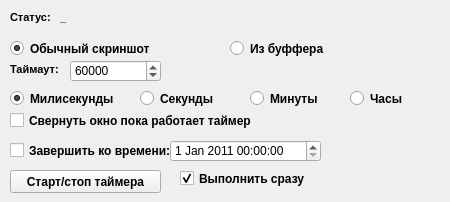
    <widget class="QWidget" name="tab_4">
     <attribute name="title">
      <string>Таймер</string>
     </attribute>
     <widget class="QRadioButton" name="radioButton">
      <property name="geometry">
       <rect>
        <x>10</x>
        <y>40</y>
        <width>151</width>
        <height>17</height>
       </rect>
      </property>
      <property name="font">
       <font>
        <weight>75</weight>
        <bold>true</bold>
       </font>
      </property>
      <property name="text">
       <string>Обычный скриншот</string>
      </property>
      <property name="checked">
       <bool>true</bool>
      </property>
      <attribute name="buttonGroup">
       <string>buttonGroup</string>
      </attribute>
     </widget>
     <widget class="QSpinBox" name="SBTimeout">
      <property name="geometry">
       <rect>
        <x>70</x>
        <y>60</y>
        <width>91</width>
        <height>22</height>
       </rect>
      </property>
      <property name="maximum">
       <number>999999999</number>
      </property>
      <property name="singleStep">
       <number>500</number>
      </property>
      <property name="value">
       <number>60000</number>
      </property>
     </widget>
     <widget class="QLabel" name="TimerStatusLebel">
      <property name="geometry">
       <rect>
        <x>60</x>
        <y>10</y>
        <width>101</width>
        <height>16</height>
       </rect>
      </property>
      <property name="text">
       <string>&lt;!DOCTYPE HTML PUBLIC &quot;-//W3C//DTD HTML 4.0//EN&quot; &quot;http://www.w3.org/TR/REC-html40/strict.dtd&quot;&gt;
&lt;html&gt;&lt;head&gt;&lt;meta name=&quot;qrichtext&quot; content=&quot;1&quot; /&gt;&lt;style type=&quot;text/css&quot;&gt;
p, li { white-space: pre-wrap; }
&lt;/style&gt;&lt;/head&gt;&lt;body style=&quot; font-family:'MS Shell Dlg 2'; font-size:8.25pt; font-weight:400; font-style:normal;&quot;&gt;
&lt;p style=&quot; margin-top:0px; margin-bottom:0px; margin-left:0px; margin-right:0px; -qt-block-indent:0; text-indent:0px;&quot;&gt;&lt;span style=&quot; font-size:8pt; font-weight:600;&quot;&gt;_&lt;/span&gt;&lt;/p&gt;&lt;/body&gt;&lt;/html&gt;</string>
      </property>
     </widget>
     <widget class="QLabel" name="label_3">
      <property name="geometry">
       <rect>
        <x>10</x>
        <y>60</y>
        <width>61</width>
        <height>20</height>
       </rect>
      </property>
      <property name="text">
       <string>&lt;!DOCTYPE HTML PUBLIC &quot;-//W3C//DTD HTML 4.0//EN&quot; &quot;http://www.w3.org/TR/REC-html40/strict.dtd&quot;&gt;
&lt;html&gt;&lt;head&gt;&lt;meta name=&quot;qrichtext&quot; content=&quot;1&quot; /&gt;&lt;style type=&quot;text/css&quot;&gt;
p, li { white-space: pre-wrap; }
&lt;/style&gt;&lt;/head&gt;&lt;body style=&quot; font-family:'MS Shell Dlg 2'; font-size:8.25pt; font-weight:400; font-style:normal;&quot;&gt;
&lt;p style=&quot; margin-top:0px; margin-bottom:0px; margin-left:0px; margin-right:0px; -qt-block-indent:0; text-indent:0px;&quot;&gt;&lt;span style=&quot; font-weight:600;&quot;&gt;Таймаут:&lt;/span&gt;&lt;/p&gt;&lt;/body&gt;&lt;/html&gt;</string>
      </property>
     </widget>
     <widget class="QRadioButton" name="radioButton_2">
      <property name="geometry">
       <rect>
        <x>230</x>
        <y>40</y>
        <width>151</width>
        <height>17</height>
       </rect>
      </property>
      <property name="font">
       <font>
        <weight>75</weight>
        <bold>true</bold>
       </font>
      </property>
      <property name="text">
       <string>Из буффера</string>
      </property>
      <attribute name="buttonGroup">
       <string>buttonGroup</string>
      </attribute>
     </widget>
     <widget class="QLabel" name="label_4">
      <property name="geometry">
       <rect>
        <x>10</x>
        <y>10</y>
        <width>51</width>
        <height>16</height>
       </rect>
      </property>
      <property name="text">
       <string>&lt;!DOCTYPE HTML PUBLIC &quot;-//W3C//DTD HTML 4.0//EN&quot; &quot;http://www.w3.org/TR/REC-html40/strict.dtd&quot;&gt;
&lt;html&gt;&lt;head&gt;&lt;meta name=&quot;qrichtext&quot; content=&quot;1&quot; /&gt;&lt;style type=&quot;text/css&quot;&gt;
p, li { white-space: pre-wrap; }
&lt;/style&gt;&lt;/head&gt;&lt;body style=&quot; font-family:'MS Shell Dlg 2'; font-size:8.25pt; font-weight:400; font-style:normal;&quot;&gt;
&lt;p style=&quot; margin-top:0px; margin-bottom:0px; margin-left:0px; margin-right:0px; -qt-block-indent:0; text-indent:0px;&quot;&gt;&lt;span style=&quot; font-weight:600;&quot;&gt;Статус:&lt;/span&gt;&lt;/p&gt;&lt;/body&gt;&lt;/html&gt;</string>
      </property>
     </widget>
     <widget class="QRadioButton" name="radioButton_3">
      <property name="geometry">
       <rect>
        <x>10</x>
        <y>90</y>
        <width>111</width>
        <height>17</height>
       </rect>
      </property>
      <property name="font">
       <font>
        <weight>75</weight>
        <bold>true</bold>
       </font>
      </property>
      <property name="text">
       <string>Милисекунды</string>
      </property>
      <property name="checked">
       <bool>true</bool>
      </property>
      <attribute name="buttonGroup">
       <string>buttonGroup_3</string>
      </attribute>
     </widget>
     <widget class="QRadioButton" name="radioButton_4">
      <property name="geometry">
       <rect>
        <x>140</x>
        <y>90</y>
        <width>101</width>
        <height>17</height>
       </rect>
      </property>
      <property name="font">
       <font>
        <weight>75</weight>
        <bold>true</bold>
       </font>
      </property>
      <property name="text">
       <string>Секунды</string>
      </property>
      <attribute name="buttonGroup">
       <string>buttonGroup_3</string>
      </attribute>
     </widget>
     <widget class="QRadioButton" name="radioButton_5">
      <property name="geometry">
       <rect>
        <x>250</x>
        <y>90</y>
        <width>81</width>
        <height>17</height>
       </rect>
      </property>
      <property name="font">
       <font>
        <weight>75</weight>
        <bold>true</bold>
       </font>
      </property>
      <property name="text">
       <string>Минуты</string>
      </property>
      <attribute name="buttonGroup">
       <string>buttonGroup_3</string>
      </attribute>
     </widget>
     <widget class="QCheckBox" name="checkBox_4">
      <property name="geometry">
       <rect>
        <x>10</x>
        <y>110</y>
        <width>251</width>
        <height>21</height>
       </rect>
      </property>
      <property name="font">
       <font>
        <weight>75</weight>
        <bold>true</bold>
       </font>
      </property>
      <property name="text">
       <string>Свернуть окно пока работает таймер</string>
      </property>
     </widget>
     <widget class="QCheckBox" name="checkBox_5">
      <property name="geometry">
       <rect>
        <x>10</x>
        <y>140</y>
        <width>161</width>
        <height>21</height>
       </rect>
      </property>
      <property name="font">
       <font>
        <weight>75</weight>
        <bold>true</bold>
       </font>
      </property>
      <property name="text">
       <string>Завершить ко времени:</string>
      </property>
     </widget>
     <widget class="QDateTimeEdit" name="dateTimeEdit">
      <property name="geometry">
       <rect>
        <x>170</x>
        <y>140</y>
        <width>151</width>
        <height>22</height>
       </rect>
      </property>
      <property name="dateTime">
       <datetime>
        <hour>0</hour>
        <minute>0</minute>
        <second>0</second>
        <year>2011</year>
        <month>1</month>
        <day>1</day>
       </datetime>
      </property>
     </widget>
     <widget class="QPushButton" name="pushButton_3">
      <property name="geometry">
       <rect>
        <x>10</x>
        <y>170</y>
        <width>151</width>
        <height>23</height>
       </rect>
      </property>
      <property name="font">
       <font>
        <weight>75</weight>
        <bold>true</bold>
       </font>
      </property>
      <property name="text">
       <string>Старт/стоп таймера</string>
      </property>
     </widget>
     <widget class="QRadioButton" name="radioButton_6">
      <property name="geometry">
       <rect>
        <x>350</x>
        <y>90</y>
        <width>82</width>
        <height>17</height>
       </rect>
      </property>
      <property name="font">
       <font>
        <weight>75</weight>
        <bold>true</bold>
       </font>
      </property>
      <property name="text">
       <string>Часы</string>
      </property>
      <attribute name="buttonGroup">
       <string>buttonGroup_3</string>
      </attribute>
     </widget>
     <widget class="QCheckBox" name="timeractionnow">
      <property name="geometry">
       <rect>
        <x>180</x>
        <y>170</y>
        <width>261</width>
        <height>17</height>
       </rect>
      </property>
      <property name="font">
       <font>
        <weight>75</weight>
        <bold>true</bold>
       </font>
      </property>
      <property name="text">
       <string>Выполнить сразу</string>
      </property>
      <property name="checked">
       <bool>true</bool>
      </property>
     </widget>
    </widget>
